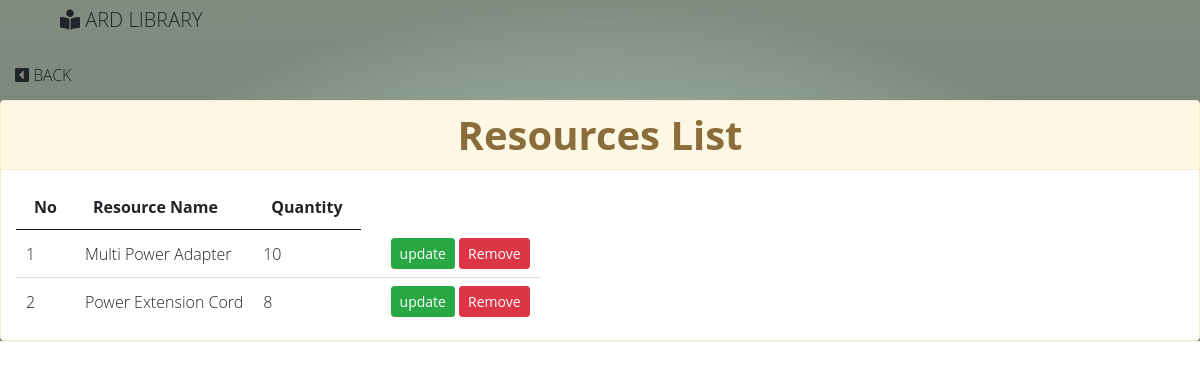
Page /searchResources.php on the committed database.
### tables this page shows
CREATE TABLE `resources` (
  `id` int(11) NOT NULL,
  `Rname` varchar(100) NOT NULL,
  `quantity` int(11) NOT NULL
);

### Newfolder/includes/DBs.php (called while the page is built, shortened)
<?php
function getDBConnection() {
    $servername = "localhost";
    $username = "root";
    $password = "";
    $db = "ard_lib";
    $conn = mysqli_connect($servername, $username, $password, $db);
    if (!$conn) {
        die("Connection failed: " . mysqli_connect_error());
    } else {
        return $conn;
    }
}
function getData($sql) {
    $conn = getDBConnection();
    $result = mysqli_query($conn, $sql);
    if (mysqli_num_rows($result) > 0) {
        return $result;
    } else {
        return FALSE;
    }
}
?>

### searchResources.php (the view, shortened to what this page needs)
<?php include "includes/DBs.php"; ?>
<!DOCTYPE html>
<html lang="en">
    <head>
    <link rel="stylesheet" href="https://stackpath.bootstrapcdn.com/bootstrap/4.2.1/css/bootstrap.min.css">
    <link rel="stylesheet" href="https://use.fontawesome.com/releases/v5.6.3/css/all.css">
    <link rel="stylesheet" href="./cs/home2.css">
        <link rel="stylesheet" href="https://maxcdn.bootstrapcdn.com/bootstrap/3.3.7/css/bootstrap.min.css">
        <link rel="stylesheet" href="https://maxcdn.bootstrapcdn.com/font-awesome/4.7.0/css/font-awesome.min.css">
        <link href="../css/bootstrap.css" rel="stylesheet" type="text/css" media="all" />
        <link href="../css/style.css" rel="stylesheet" type="text/css" media="all" />
        <link rel="stylesheet" href="../css/style4.css">
        <link href="../css/fontawesome-all.css" rel="stylesheet">
		<link rel='stylesheet prefetch' href='http://dfcb.github.io/extra-strength-responsive-grids/css/grid.css'>
		<link rel='stylesheet prefetch' href='http://thisisstar.com/images/100UI/002/css/paymentfont.css'>
    </head>
   <body>
            <div class="container">
                <a href="adminpro.php" class="navbar-brand"><i class="fas fa-book-reader"></i> ARD LIBRARY</a>
            </button></div>
            <div class="collapse navbar-collapse" id="navbarCollapse">
                <ul class="navbar-nav ml-auto ">
                    <li class="nav-item">
                        <a href="./addResources.php"class="nav-link"><i class="fas fa-caret-square-left"></i> BACK</a>
                    </li>
                </ul>
            </div>
                    <div class="panel panel-warning">
                        <div class="panel-heading "><h1><center>Resources List</center></h1></div>
                        <div class="panel-body">
                            <table id="example" class="display table-responsive" cellspacing="0" width="100%">
                        <thead>
                            <tr>
                                <th>No</th>
                                <th>Resource Name</th>
                                <th>Quantity</th>
                            </tr>
                        </thead>
                        <tbody>
                            <?php
                            $sql = " SELECT * FROM resources ";
                            $resultx = getData($sql);
                            if ($resultx != FALSE) {
                                while ($row = mysqli_fetch_assoc($resultx)) {
                                    ?>
                                    <tr>
                                        <td><?= $row['id'] ?></td>
                                        <td><?= $row['Rname'] ?></td>
                                        <td><?= $row['quantity'] ?></td>
                                        <td></td>
                                        <td><a class="btn btn-success btn-sm" a href="./book_update.php?id=<?php$row['id'] ?>">update</a>
										 <a onclick="return (function(){
    if(confirm('Want to remove?')){return true;}else{return false;}
})();" class="btn btn-danger btn-sm" href="unenroll.php?name=<?= $value['name'] ?>&created_date=<?= $value['created_date'] ?>&flag=DELETE&id=<?= $value['id'] ?>">Remove</a></td>
                                    </tr>
                                    <?php
                                }
                            }
                            ?>
                        </tbody>
                    </table>
                        </div>
                    </div>
        <link href="../css/jquery.dataTables.min.css" rel="stylesheet" type="text/css"/>
    </body>
</html>

### css/style.css (style rules this page uses)
html, body { margin: 0; font-size: 100%; font-family: 'Open Sans', sans-serif; background: #fff; }
body a { text-decoration: none; transition: 0.5s all; -webkit-transition: 0.5s all; -moz-transition: 0.5s all; -o-transition: 0.5s all; -ms-transition: 0.5s all; }
h1, h2, h3, h4, h5, h6 { margin: 0; font-weight: 700; }
ul { margin: 0; padding: 0; }
ul li { list-style: none; }
.table-responsive { display: block; width: 100%; overflow-x: auto; }

### css/style4.css (style rules this page uses)
body { font-family: 'Open Sans', sans-serif; background: #f1f1f1; }
a, a:hover, a:focus { color: inherit; text-decoration: none; transition: all 0.3s; }
i, span { display: inline-block; }

### searchResources.php (style rules this page uses)
body { font-weight: 100; height: 100%; width: 100%; background: linear-gradient( rgba(200, 247, 197, 0.4), rgba(129, 207, 224, 0.8) ), linear-gradient( rgba(130, 130, 130, 0.5), rgba(130, 130, 115, 0.6) ), radial-gradient(ellipse closest-side at center, rgba(255, 255, 255, 0.9) 50%, rgba(0, 0, 0, 0.4) 100%), url(http://www.thisisstar.com/images/100UI/002/black_marble.jpg) no-repeat center center; background-size: cover; background-attachment: fixed; background-blend-mode: multiply,normal,normal,normal; }

### rows in the picture
resources: id "1", Rname "Multi Power Adapter", quantity "10"
resources: id "2", Rname "Power Extension Cord", quantity "8"
